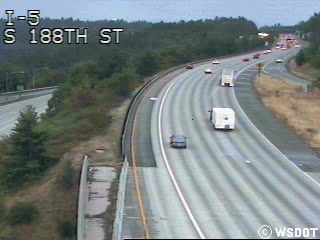
#> input picture frames/000000.jpg, 320 x 240 px
$ python Chiu_HW0.py
#> lines starting #> are read from the running program, lines starting #| are printed output that depends on the picture; pictures that were not available may be replaced by others from this repository, and a replacement may not be noted
import cv2 as cv
import numpy as np


# Part I.
img = cv.imread("frames/000000.jpg")
#> img is the input picture: shape (240, 320, 3); mean B, G, R 130.7, 130, 121.1
print(img)
#> (printed output is left out)
print(img.shape)
#| (240, 320, 3)
cv.imshow("image1", img)
cv.waitKey(0)
grayscale1 = cv.cvtColor(img, cv.COLOR_BGR2GRAY)
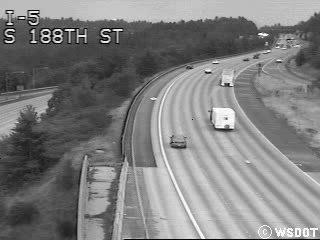
#> grayscale1: shape (240, 320); min 0, max 255, mean 127.4
cv.imshow('Grayscale', grayscale1)
cv.waitKey(0)
cv.imwrite("grayscale.png", grayscale1)

# Part II.
grayscale2_frames = []
capture = cv.VideoCapture('frames/%06d.jpg')
while capture.isOpened():
    # Capture frame-by-frame
    ret, frame = capture.read()
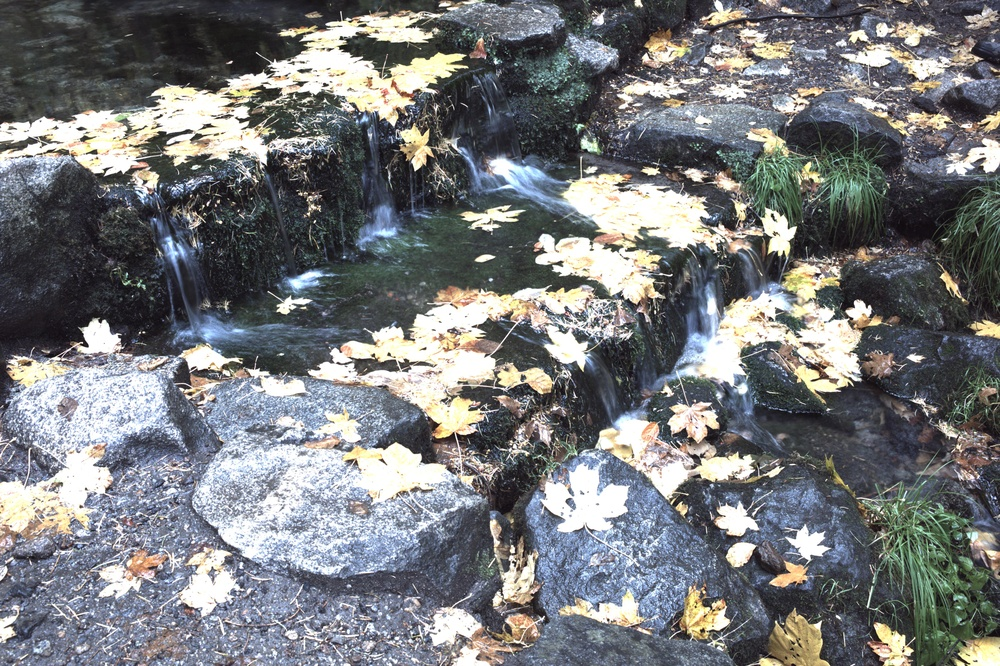
#> input picture L1004220.JPG, 1000 x 666 px, shrunk from 5216 x 3472 before the run, given in place of %06d.jpg, which was not available
#> frame is the input picture: shape (666, 1000, 3); mean B, G, R 123.1, 121.1, 119.1
    # if frame is read correctly ret is True
    if not ret:
        print("Can't receive frame (stream end?). Exiting ...")
        break
    # Display the resulting frame
    grayscale2 = cv.cvtColor(frame, cv.COLOR_BGR2GRAY)
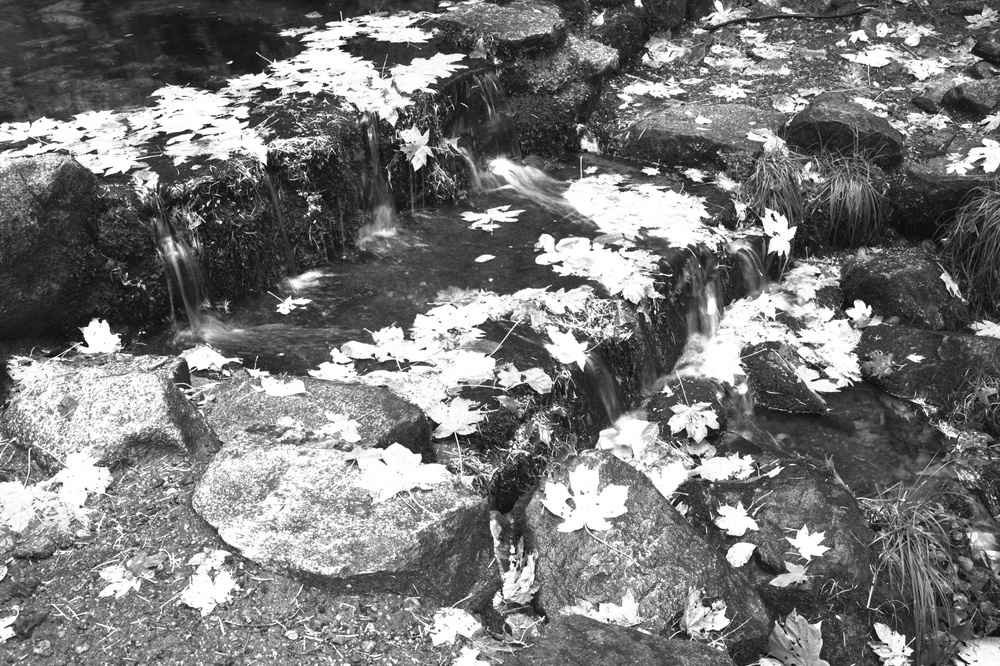
#> grayscale2: shape (666, 1000); min 1, max 255, mean 120.7
    grayscale2_frames.append(grayscale2)
    cv.imshow('frame', frame)
    if cv.waitKey(25) == ord('q'):
#> (key q is pressed here)
        break
capture.release()
background = np.mean(grayscale2_frames, axis = 0).astype(np.uint8)
cv.imshow('background', background)
cv.waitKey(0)
cv.imwrite('background.png', background)


# Part III.
img1 = cv.imread('background.png', cv.IMREAD_GRAYSCALE)
img2 = cv.imread('grayscale.png', cv.IMREAD_GRAYSCALE)
#> (the run stopped early here; a loop or call above may not have finished)
